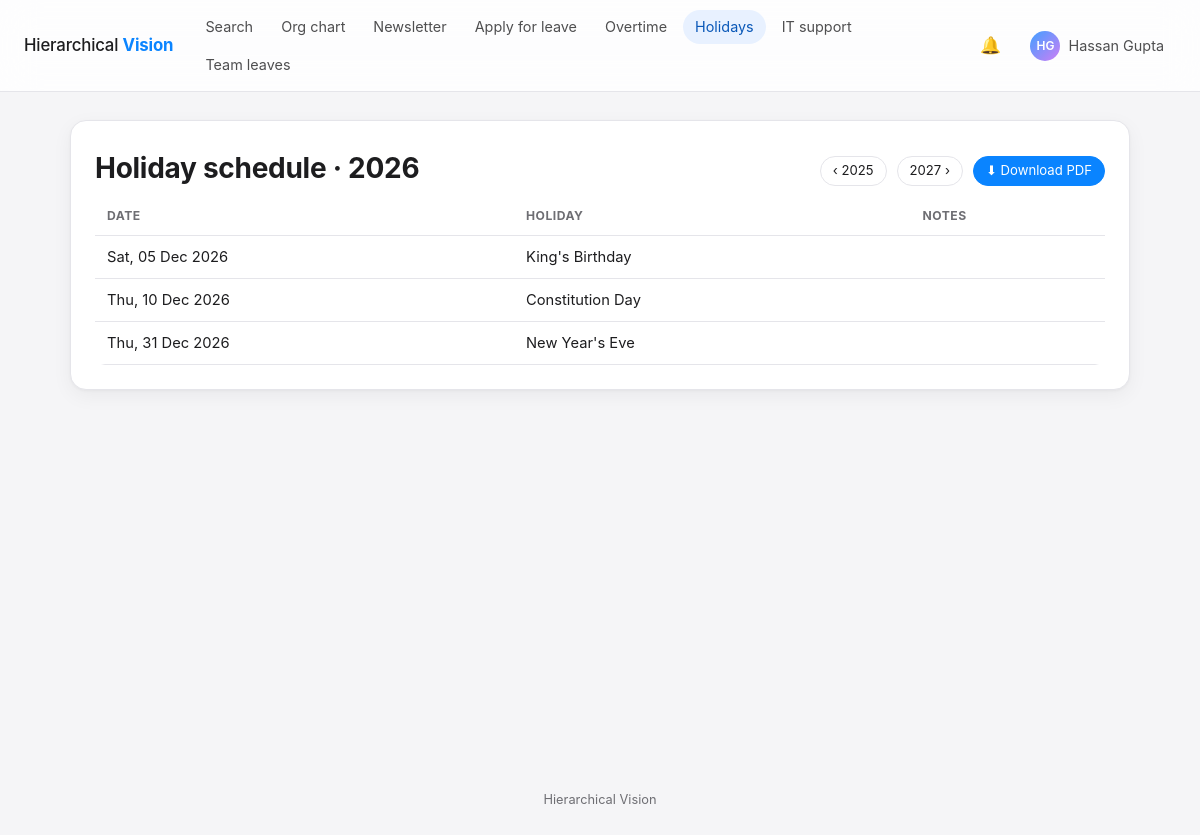
The page /leaves/holidays/ (signed in) on the database its author committed.
### accounts/models.py (models this page shows, shortened)
class User(AbstractBaseUser, PermissionsMixin):
    employee_id = models.CharField(
        max_length=30, unique=True, validators=[employee_id_validator], help_text="e.g. EMP-105. Used to sign in."
    )
    email = models.EmailField("email address", unique=True)
    full_name = models.CharField(max_length=150)
    position = models.CharField(max_length=120, blank=True)
    role = models.CharField(max_length=10, choices=Role.choices, default=Role.EMPLOYEE, db_index=True)
    manager = models.ForeignKey(
        "self",
        null=True,
        blank=True,
        on_delete=models.SET_NULL,
        related_name="direct_reports",
        verbose_name="Peer / Reporting manager",
    )
    contact_info = models.CharField("contact information", max_length=255, blank=True)
    description = models.TextField(blank=True)
    profile_picture = models.ImageField(
        upload_to=profile_picture_path, blank=True, null=True, validators=[FileExtensionValidator(IMAGE_EXTENSIONS), validate_image_size, validate_image_dimensions, validate_image_content]
    )
    background_image = models.ImageField(
        upload_to=background_image_path, blank=True, null=True, validators=[FileExtensionValidator(IMAGE_EXTENSIONS), validate_image_size, validate_image_dimensions, validate_image_content]
    )
    newsletter_publisher = models.BooleanField(
        "may publish to the newsletter", default=False,
        help_text="Lets this employee/manager post in the company newsletter (Admins can always post).",
    )
    leave_dashboard = models.CharField(
        "leave & OT dashboard access", max_length=5, choices=DashboardAccess.choices, default=DashboardAccess.NONE,
        blank=True, help_text="Managers only: lets this manager open the daily leave & OT dashboard (set by Admins).",
    )
    is_active = models.BooleanField(default=True)
    is_staff = models.BooleanField(default=False, editable=False)
    date_joined = models.DateTimeField(auto_now_add=True)
    objects = UserManager()
    USERNAME_FIELD = "employee_id"
    EMAIL_FIELD = "email"
    REQUIRED_FIELDS = ["email", "full_name"]
    class Meta:
        ordering = ["full_name"]
    @property
    def initials(self):
        parts = [p for p in self.full_name.split() if p]
        if not parts:
            return self.employee_id[:2].upper()
        return (parts[0][0] + (parts[-1][0] if len(parts) > 1 else "")).upper()
    @property
    def is_admin(self):
        return self.role == Role.ADMIN
    @property
    def is_manager_role(self):
        return self.role == Role.MANAGER
    @property
    def can_approve_leaves(self):
        return self.role in (Role.ADMIN, Role.MANAGER)
    @property
    def can_view_leave_dashboard(self):
        return self.is_admin or (self.is_manager_role and self.leave_dashboard in (DashboardAccess.TEAM, DashboardAccess.ALL))

### leaves/models.py (models this page shows, shortened)
class Holiday(models.Model):
    date = models.DateField(unique=True)
    name = models.CharField(max_length=120)
    description = models.CharField(max_length=255, blank=True)
    class Meta:
        ordering = ["date"]

### leaves/views.py (the view)
# urls.py: path("holidays/", views.holidays, name="holidays"),
@login_required
def holidays(request):
    year = _requested_year(request)
    form = None
    if request.user.is_admin:
        form = HolidayForm(request.POST or None)
        if request.method == "POST" and form.is_valid():
            form.save()
            messages.success(request, "Holiday added.")
            return redirect(f"{reverse('leaves:holidays')}?year={year}")
    page = Paginator(Holiday.objects.filter(date__year=year), 15).get_page(request.GET.get("page"))
    return render(request, "leaves/holidays.html", {
        "page": page, "holidays": page.object_list, "year": year, "form": form, "extra": f"&year={year}",
    })

### leaves/views.py (called while the page is built)
def _requested_year(request):
    default = timezone.localdate().year
    try:
        year = int(request.GET.get("year", default))
    except (TypeError, ValueError):
        return default
    return year if 2000 <= year <= 2100 else default

### notifications/context_processors.py (called while the page is built)
def unread_notifications(request):
    user = getattr(request, "user", None)
    if user is not None and user.is_authenticated:
        return {"unread_count": Notification.objects.filter(recipient=user, is_read=False).count()}
    return {}

### templates/leaves/holidays.html (shortened to what this page needs)
{% extends "base.html" %}
{% block content %}
<section class="card">
  <div class="row-between"><h1>Holiday schedule · {{ year }}</h1>
    <div class="row-gap"><a class="btn btn-sm" href="?year={{ year|add:'-1' }}">&lsaquo; {{ year|add:'-1' }}</a><a class="btn btn-sm" href="?year={{ year|add:'1' }}">{{ year|add:'1' }} &rsaquo;</a>
      <a class="btn btn-sm btn-primary" href="{% url 'leaves:holidays_pdf' %}?year={{ year }}" download>&#11015; Download PDF</a></div></div>
  <div class="table-wrap"><table>
    <thead><tr><th>Date</th><th>Holiday</th><th>Notes</th>{% if user.is_admin %}<th></th>{% endif %}</tr></thead>
    <tbody>{% for h in holidays %}
      <tr><td>{{ h.date|date:"D, d M Y" }}</td><td>{{ h.name }}</td><td>{{ h.description }}</td>
        {% if user.is_admin %}<td><form method="post" action="{% url 'leaves:holiday_delete' h.pk %}">{% csrf_token %}<button class="btn btn-sm btn-red">Delete</button></form></td>{% endif %}</tr>
    {% empty %}<tr><td colspan="4" class="muted">No holidays published for {{ year }}.</td></tr>{% endfor %}</tbody>
  </table></div>
</section>
{% endblock %}

### templates/base.html (shortened to what this page needs)
{% load static %}<!DOCTYPE html>
<html lang="en">
<head>
  <link rel="stylesheet" href="{% static 'css/app.css' %}">
</head>
<body class="{% block body_class %}{% endblock %}">
<header class="topbar">
  <a class="brand" href="{% url 'accounts:home' %}">Hierarchical <b>Vision</b></a>
  {% with view=request.resolver_match.view_name %}
  <nav aria-label="Main">
    <a href="{% url 'accounts:home' %}" class="{% if view == 'accounts:home' or view == 'accounts:search' %}active{% endif %}">Search</a>
    <a href="{% url 'accounts:org_chart' %}" class="{% if view == 'accounts:org_chart' %}active{% endif %}">Org chart</a>
    <a href="{% url 'newsletter:list' %}" class="{% if 'newsletter:' in view %}active{% endif %}">Newsletter</a>
    {% if user.is_authenticated %}
    <a href="{% url 'leaves:apply' %}" class="{% if view == 'leaves:apply' %}active{% endif %}">Apply for leave</a>
    <a href="{% url 'leaves:overtime' %}" class="{% if 'leaves:overtime' in view %}active{% endif %}">Overtime</a>
    <a href="{% url 'leaves:holidays' %}" class="{% if view == 'leaves:holidays' %}active{% endif %}">Holidays</a>
    <a href="{% url 'support:create' %}" class="{% if view == 'support:create' %}active{% endif %}">IT support</a>
    {% if user.can_approve_leaves %}<a href="{% url 'leaves:team' %}" class="{% if view == 'leaves:team' %}active{% endif %}">Team leaves</a>{% endif %}
    {% endif %}
  </nav>
  {% endwith %}
  {% if user.is_authenticated %}
  <div class="topbar-right">
    <a class="icon-btn" href="{% url 'notifications:list' %}" title="Notifications" aria-label="Notifications">&#128276;{% if unread_count %}<span class="badge-count">{{ unread_count }}</span>{% endif %}</a>
    <details class="menu">
      <summary class="user-chip">{% include "partials/_avatar.html" with person=user size="sm" %}<span class="name">{{ user.full_name }}</span></summary>
    </details>
  </div>
  {% else %}
  <div class="topbar-right"><a class="btn btn-sm" href="{% url 'accounts:login' %}">Sign in</a></div>
  {% endif %}
</header>
{% block main %}
<main id="main" class="container{% block container_class %}{% endblock %}">
  {% block content %}{% endblock %}
</main>
<footer class="site-footer">Hierarchical Vision</footer>
{% endblock %}
</body>
</html>

### templates/partials/_avatar.html
{% if person.profile_picture %}<img class="avatar {{ size|default:'' }}" src="{{ person.profile_picture.url }}" alt="{{ person.full_name }}">{% else %}<span class="avatar avatar-initials {{ size|default:'' }}">{{ person.initials }}</span>{% endif %}

### static/css/app.css (style rules this page uses)
:root { --bg:#f5f5f7;--surface:#ffffff;--surface-2:#f2f2f7;--text:#1d1d1f;--muted:#6e6e73;--line:#e5e5ea; --blue:#0a84ff;--blue-strong:#0071e3;--green:#30d158;--red:#ff375f;--orange:#ff9f0a; --t-blue:#e8f1ff;--t-green:#e6f9ec;--t-red:#ffe9ee;--t-orange:#fff4e0;--t-purple:#eef0ff;--t-gray:#eeeeef; --on-blue:#0a58b8;--on-green:#1b7a36;--on-red:#b0153b;--on-orange:#a55e00;--on-purple:#4b4fc9;--on-gray:#6b6b70; --glass:rgba(255,255,255,.82);--input-bg:#ffffff;--avatar-ring:#ffffff; --shadow:0 1px 3px rgba(0,0,0,.04),0 6px 20px rgba(0,0,0,.05);--shadow-lg:0 10px 34px rgba(0,0,0,.14);color-scheme:light; --radius:16px;--radius-sm:10px;--maxw:1100px }
* { box-sizing:border-box }
html { -webkit-text-size-adjust:100% }
body { margin:0;font-family:-apple-system,BlinkMacSystemFont,"SF Pro Text","Segoe UI",Roboto,Helvetica,Arial,sans-serif;background:var(--bg);color:var(--text);line-height:1.5; transition:background-color .25s,color .25s }
a { color:var(--blue);text-decoration:none }
h1 { font-size:1.75rem;margin:.2em 0 .4em;letter-spacing:-.01em }
.container { max-width:var(--maxw);margin:0 auto;padding:28px 20px 72px }
.topbar { display:flex;align-items:center;gap:20px;padding:10px 24px;background:var(--glass);backdrop-filter:saturate(180%) blur(18px);-webkit-backdrop-filter:saturate(180%) blur(18px); border-bottom:1px solid var(--line);position:sticky;top:0;z-index:40;flex-wrap:wrap }
.brand { color:var(--text);font-weight:500;font-size:1.05rem;white-space:nowrap }
.brand b { color:var(--blue) }
.topbar nav { display:flex;gap:4px;flex:1;flex-wrap:wrap;align-items:center }
.topbar nav>a,.menu>summary { color:var(--text);font-size:.9rem;padding:6px 12px;border-radius:99px;opacity:.78;cursor:pointer;list-style:none }
.topbar nav>a.active { opacity:1;background:var(--t-blue);color:var(--on-blue) }
.menu { position:relative }
.menu>summary::after { content:"\25BE";margin-left:6px;font-size:.7em;opacity:.6 }
.topbar-right { display:flex;align-items:center;gap:10px }
.icon-btn { position:relative;display:inline-flex;align-items:center;justify-content:center;width:36px;height:36px;border-radius:50%;background:none;border:0;cursor:pointer;color:var(--text);font-size:1.05rem }
.user-chip { display:flex;align-items:center;gap:8px;cursor:pointer;list-style:none;padding:3px 10px 3px 3px;border-radius:99px;opacity:1 }
.user-chip::after { display:none }
.user-chip .avatar { width:30px;height:30px;font-size:.75rem }
.card { background:var(--surface);border-radius:var(--radius);box-shadow:var(--shadow);padding:24px;margin-bottom:20px;border:1px solid var(--line) }
.btn { display:inline-flex;align-items:center;gap:6px;border:1px solid var(--line);background:var(--surface);color:var(--text);padding:8px 16px;border-radius:99px;cursor:pointer;font:inherit;font-size:.92rem;transition:background .15s,transform .05s }
.btn-primary { background:var(--blue);border-color:var(--blue);color:#fff }
.btn-sm { padding:4px 12px;font-size:.82rem }
.row-between { display:flex;justify-content:space-between;align-items:center;gap:12px;flex-wrap:wrap }
.row-gap { display:flex;gap:10px;flex-wrap:wrap;align-items:center }
.avatar { border-radius:50%;object-fit:cover;width:40px;height:40px;flex:none;background:var(--surface-2) }
.avatar-initials { display:inline-flex;align-items:center;justify-content:center;font-weight:600;color:#fff;background:linear-gradient(135deg,#0a84ff,#bf5af2) }
.table-wrap { overflow-x:auto }
table { width:100%;border-collapse:collapse;font-size:.92rem }
th,td { padding:10px 12px;text-align:left;border-bottom:1px solid var(--line);vertical-align:top }
th { font-size:.76rem;text-transform:uppercase;letter-spacing:.04em;color:var(--muted) }
.topbar nav>a,.menu>summary,.btn,.pill,.role { white-space:nowrap }
.topbar { row-gap:6px }
.brand { letter-spacing:-.01em }
.container { min-height:calc(100vh - 120px) }
h1,h2 { line-height:1.25 }
th { white-space:nowrap }
.table-wrap { border-radius:10px;-webkit-overflow-scrolling:touch }
.site-footer { text-align:center;padding:18px 20px 30px;color:var(--muted);font-size:.8rem }
:root { --c0:#2a78d6;--c1:#eb6834;--c2:#1baf7a;--c3:#eda100;--c4:#e87ba4;--c5:#008300;--c6:#6250d6;--c7:#e34948;--co:#8e8e93 }

### rows shown on the page
User: initials "HG", full_name "Hassan Gupta"
Holiday: date "Sat, 05 Dec 2026", name "King's Birthday"
Holiday: date "Thu, 10 Dec 2026", name "Constitution Day"
Holiday: date "Thu, 31 Dec 2026", name "New Year's Eve"

### other values the page prints
{{ year }} "2026"
{{ year|add:'-1' }} "2025"
{{ year|add:'1' }} "2027"
